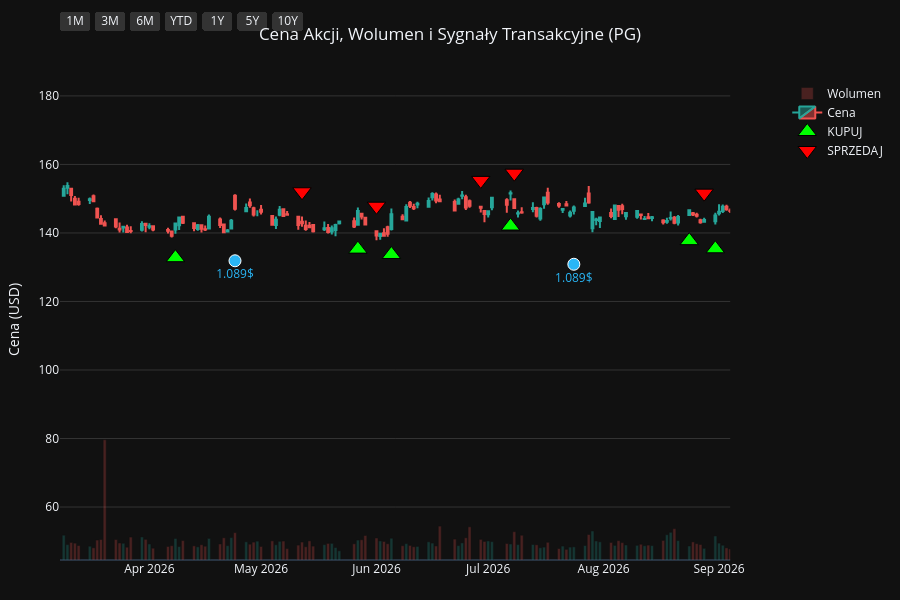
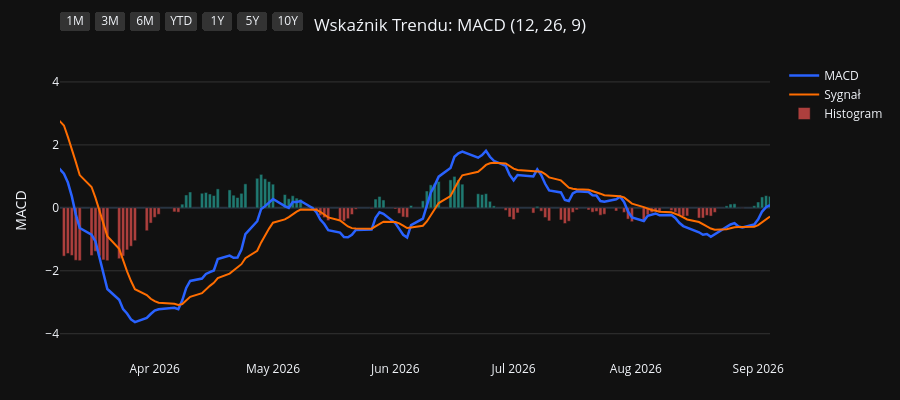
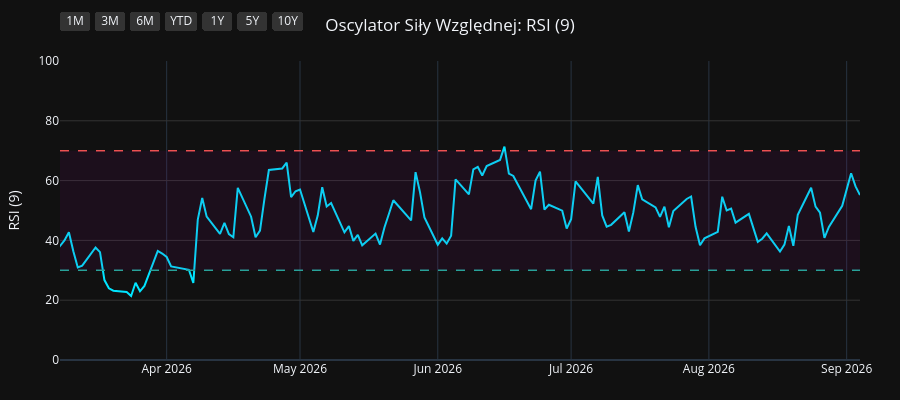
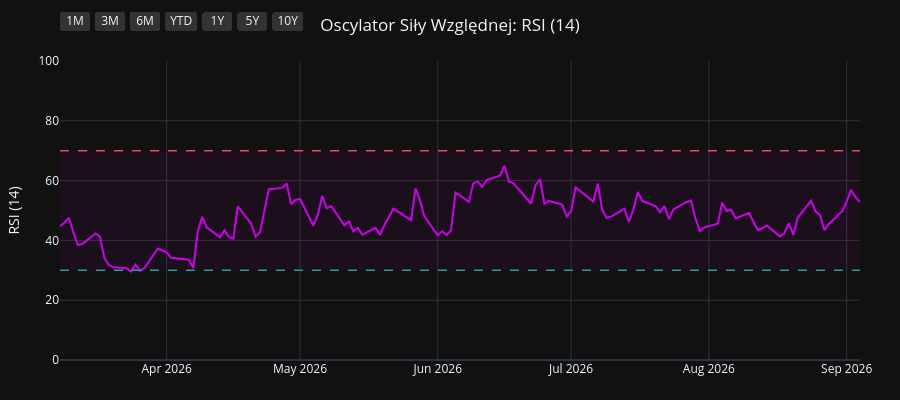

Write notebook code for charts like these, in order.
### Code cell
import os
import yfinance as yf
import pandas as pd
import pandas_ta as ta
import plotly.graph_objects as go
from plotly.subplots import make_subplots

# 1. Pobranie i przygotowanie danych
symbol = os.environ.get("STOCK_TICKER", "").strip().upper()
if not symbol:
    raise RuntimeError("Set STOCK_TICKER before running price_extractor.ipynb")
df = yf.Ticker(symbol).history(period="10y")
df.index = df.index.tz_localize(None)

# Wskaźniki i sygnały
df.ta.macd(fast=12, slow=26, signal=9, append=True)
df.ta.rsi(length=9, append=True)
df.ta.rsi(length=14, append=True)
df.ta.rsi(length=21, append=True)
df.dropna(inplace=True)

macd = df['MACD_12_26_9']
signal = df['MACDs_12_26_9']
wczorajszy_macd = macd.shift(1)
wczorajszy_signal = signal.shift(1)

df['Decyzja'] = 'BRAK'
df.loc[(macd > signal) & (wczorajszy_macd <= wczorajszy_signal), 'Decyzja'] = 'KUPUJ'
df.loc[(macd < signal) & (wczorajszy_macd >= wczorajszy_signal), 'Decyzja'] = 'SPRZEDAJ'

df_kupuj = df[df['Decyzja'] == 'KUPUJ']
df_sprzedaj = df[df['Decyzja'] == 'SPRZEDAJ']
df_dywidendy = df[df['Dividends'] > 0]
df_splity = df[df['Stock Splits'] > 0]

# Wspólna konfiguracja osi X
konfiguracja_osi_x = dict(
    type="date",
    showspikes=True, spikemode="across", spikesnap="cursor", spikedash="dot", spikecolor="#ffffff", spikethickness=1, hoverformat="%Y-%m-%d",
    rangeselector=dict(
        buttons=list([
            dict(count=1, label="1M", step="month", stepmode="backward"),
            dict(count=3, label="3M", step="month", stepmode="backward"),
            dict(count=6, label="6M", step="month", stepmode="backward"),
            dict(count=1, label="YTD", step="year", stepmode="todate"),
            dict(count=1, label="1Y", step="year", stepmode="backward"),
            dict(count=5, label="5Y", step="year", stepmode="backward"),
            dict(step="all", label="10Y")
        ]),
        bgcolor="#333333", activecolor="#2962ff", x=0, y=1.1
    )
)

# ==========================================
# WYKRES 1: CENA + WOLUMEN + SYGNAŁY
# ==========================================
fig1 = make_subplots(specs=[[{"secondary_y": True}]])

kolory_wolumenu = ['#26a69a' if row['Close'] >= row['Open'] else '#ef5350' for index, row in df.iterrows()]
fig1.add_trace(go.Bar(x=df.index, y=df['Volume'], marker_color=kolory_wolumenu, opacity=0.25, name='Wolumen'), secondary_y=True)
fig1.add_trace(go.Candlestick(x=df.index, open=df['Open'], high=df['High'], low=df['Low'], close=df['Close'], name='Cena', increasing_line_color='#26a69a', decreasing_line_color='#ef5350'), secondary_y=False)
fig1.add_trace(go.Scatter(x=df_kupuj.index, y=df_kupuj['Low'] * 0.95, customdata=df_kupuj[['Low', 'High']], mode='markers', marker=dict(symbol='triangle-up', size=16, color='#00ff00', line=dict(width=1, color='black')), name='KUPUJ', hovertemplate='KUPUJ<br>Najniższa: %{customdata[0]:.2f}<br>Najwyższa: %{customdata[1]:.2f}<extra></extra>'), secondary_y=False)
fig1.add_trace(go.Scatter(x=df_sprzedaj.index, y=df_sprzedaj['High'] * 1.05, customdata=df_sprzedaj[['Low', 'High']], mode='markers', marker=dict(symbol='triangle-down', size=16, color='#ff0000', line=dict(width=1, color='black')), name='SPRZEDAJ', hovertemplate='SPRZEDAJ<br>Najniższa: %{customdata[0]:.2f}<br>Najwyższa: %{customdata[1]:.2f}<extra></extra>'), secondary_y=False)

if not df_dywidendy.empty:
    fig1.add_trace(go.Scatter(x=df_dywidendy.index, y=df_dywidendy['Low'] * 0.90, mode='markers+text', marker=dict(symbol='circle', size=12, color='#29b6f6', line=dict(width=1, color='white')), text=df_dywidendy['Dividends'].apply(lambda x: f"{x}$"), textposition="bottom center", name='Dywidenda', showlegend=False, hovertemplate='Dywidenda: %{text}<extra></extra>', textfont=dict(color="#29b6f6")), secondary_y=False)
if not df_splity.empty:
                    fig1.add_trace(go.Scatter(x=df_splity.index, y=df_splity['High'], mode='markers+text', marker=dict(symbol='star', size=16, color='#ffee58', line=dict(width=1, color='black')), text=df_splity['Stock Splits'].apply(lambda x: f"{x:g}:1" if x >= 1 else f"1:{1 / x:g}"), textposition="top center", name='Split', hovertemplate='%{text}<extra></extra>', textfont=dict(color="#ffee58")), secondary_y=False)

fig1.update_layout(title=dict(text=f"Cena Akcji, Wolumen i Sygnały Transakcyjne ({symbol})", x=0.5, xanchor='center'), dragmode='pan', xaxis_rangeslider_visible=False, template='plotly_dark', height=600, hovermode='x unified', margin=dict(l=60, r=40, t=60, b=40))
fig1.update_xaxes(**konfiguracja_osi_x)
fig1.update_xaxes(range=[df.index.max() - pd.Timedelta(days=180), df.index.max()])
fig1.update_yaxes(title_text="Cena (USD)", secondary_y=False, gridcolor='#333333')
fig1.update_yaxes(range=[0, df['Volume'].max() * 4], showgrid=False, showticklabels=False, secondary_y=True)
fig1.show(config={'scrollZoom': True})

# ==========================================
# WYKRES 2: WSKAŹNIK MACD
# ==========================================
fig2 = go.Figure()
fig2.add_trace(go.Scatter(x=df.index, y=df['MACD_12_26_9'], line=dict(color='#2962ff', width=2.5), name='MACD'))
fig2.add_trace(go.Scatter(x=df.index, y=df['MACDs_12_26_9'], line=dict(color='#ff6d00', width=2), name='Sygnał'))
kolory_macd = ['#26a69a' if val >= 0 else '#ef5350' for val in df['MACDh_12_26_9']]
fig2.add_trace(go.Bar(x=df.index, y=df['MACDh_12_26_9'], marker_color=kolory_macd, name='Histogram', opacity=0.7))
fig2.update_layout(title=dict(text="Wskaźnik Trendu: MACD (12, 26, 9)", x=0.5, xanchor='center'), dragmode='pan', xaxis_rangeslider_visible=False, template='plotly_dark', height=400, hovermode='x unified', margin=dict(l=60, r=40, t=60, b=40))
fig2.update_xaxes(**konfiguracja_osi_x)
fig2.update_xaxes(range=[df.index.max() - pd.Timedelta(days=180), df.index.max()])
fig2.update_yaxes(title_text="MACD", gridcolor='#333333')
fig2.show(config={'scrollZoom': True})

# ==========================================
# WYKRES 3: OSCYLATOR RSI (9)
# ==========================================
fig3 = go.Figure()
fig3.add_trace(go.Scatter(x=df.index, y=df['RSI_9'], line=dict(color='#00e5ff', width=2), name='RSI (9)'))
fig3.add_hline(y=70, line_dash="dash", line_color="#ef5350", line_width=1.5)
fig3.add_hline(y=30, line_dash="dash", line_color="#26a69a", line_width=1.5)
fig3.add_hrect(y0=30, y1=70, line_width=0, fillcolor="purple", opacity=0.1)
fig3.update_layout(title=dict(text="Oscylator Siły Względnej: RSI (9)", x=0.5, xanchor='center'), dragmode='pan', xaxis_rangeslider_visible=False, template='plotly_dark', height=400, hovermode='x unified', margin=dict(l=60, r=40, t=60, b=40))
fig3.update_xaxes(**konfiguracja_osi_x)
fig3.update_xaxes(range=[df.index.max() - pd.Timedelta(days=180), df.index.max()])
fig3.update_yaxes(title_text="RSI (9)", range=[0, 100], gridcolor='#333333')
fig3.show(config={'scrollZoom': True})

# ==========================================
# WYKRES 4: OSCYLATOR RSI (14)
# ==========================================
fig4 = go.Figure()
fig4.add_trace(go.Scatter(x=df.index, y=df['RSI_14'], line=dict(color='#d500f9', width=2), name='RSI (14)'))
fig4.add_hline(y=70, line_dash="dash", line_color="#ef5350", line_width=1.5)
fig4.add_hline(y=30, line_dash="dash", line_color="#26a69a", line_width=1.5)
fig4.add_hrect(y0=30, y1=70, line_width=0, fillcolor="purple", opacity=0.1)
fig4.update_layout(title=dict(text="Oscylator Siły Względnej: RSI (14)", x=0.5, xanchor='center'), dragmode='pan', xaxis_rangeslider_visible=False, template='plotly_dark', height=400, hovermode='x unified', margin=dict(l=60, r=40, t=60, b=40))
fig4.update_xaxes(**konfiguracja_osi_x)
fig4.update_xaxes(range=[df.index.max() - pd.Timedelta(days=180), df.index.max()])
fig4.update_yaxes(title_text="RSI (14)", range=[0, 100], gridcolor='#333333')
fig4.show(config={'scrollZoom': True})

# ==========================================
# WYKRES 5: OSCYLATOR RSI (21)
# ==========================================
fig5 = go.Figure()
fig5.add_trace(go.Scatter(x=df.index, y=df['RSI_21'], line=dict(color='#64dd17', width=2), name='RSI (21)'))
fig5.add_hline(y=70, line_dash="dash", line_color="#ef5350", line_width=1.5)
fig5.add_hline(y=30, line_dash="dash", line_color="#26a69a", line_width=1.5)
fig5.add_hrect(y0=30, y1=70, line_width=0, fillcolor="purple", opacity=0.1)
fig5.update_layout(title=dict(text="Oscylator Siły Względnej: RSI (21)", x=0.5, xanchor='center'), dragmode='pan', xaxis_rangeslider_visible=False, template='plotly_dark', height=400, hovermode='x unified', margin=dict(l=60, r=40, t=60, b=40))
fig5.update_xaxes(**konfiguracja_osi_x)
fig5.update_xaxes(range=[df.index.max() - pd.Timedelta(days=180), df.index.max()])
fig5.update_yaxes(title_text="RSI (21)", range=[0, 100], gridcolor='#333333')
fig5.show(config={'scrollZoom': True})

### Figure 1 — Plotly figure (JSON) as saved in the notebook; plotly's stock layout.template omitted (floating-point values rounded to 4 significant figures; data arrays with more than 128 entries replaced by an {"elided": "..."} marker saying what was removed)
{"data": [{"marker": {"color": {"elided": "2481 str values"}}, "name": "Wolumen", "opacity": 0.25, "type": "bar", "x": {"elided": "2481 str values"}, "xaxis": "x", "y": {"elided": "2481 int values"}, "yaxis": "y2"}, {"close": {"elided": "2481 float values"}, "decreasing": {"line": {"color": "#ef5350"}}, "high": {"elided": "2481 float values"}, "increasing": {"line": {"color": "#26a69a"}}, "low": {"elided": "2481 float values"}, "name": "Cena", "open": {"elided": "2481 float values"}, "type": "candlestick", "x": {"elided": "2481 str values"}, "xaxis": "x", "yaxis": "y"}, {"customdata": {"elided": "104x2 float values"}, "hovertemplate": "KUPUJ<br>Najniższa: %{customdata[0]:.2f}<br>Najwyższa: %{customdata[1]:.2f}<extra></extra>", "marker": {"color": "#00ff00", "line": {"color": "black", "width": 1}, "size": 16, "symbol": "triangle-up"}, "mode": "markers", "name": "KUPUJ", "type": "scatter", "x": ["2016-11-01T00:00:00", "2016-11-08T00:00:00", "2016-12-05T00:00:00", "2017-01-17T00:00:00", "2017-02-15T00:00:00", "2017-04-18T00:00:00", "2017-04-25T00:00:00", "2017-05-19T00:00:00", "2017-07-18T00:00:00", "2017-09-20T00:00:00", "2017-10-13T00:00:00", "2017-11-08T00:00:00", "2018-01-22T00:00:00", "2018-02-20T00:00:00", "2018-02-22T00:00:00", "2018-03-02T00:00:00", "2018-03-28T00:00:00", "2018-05-09T00:00:00", "2018-07-27T00:00:00", "2018-08-16T00:00:00", "2018-09-19T00:00:00", "2018-10-19T00:00:00", "2018-12-14T00:00:00", "2019-01-18T00:00:00", "2019-01-23T00:00:00", "2019-03-14T00:00:00", "2019-04-08T00:00:00", "2019-04-15T00:00:00", "2019-05-16T00:00:00", "2019-06-07T00:00:00", "2019-07-03T00:00:00", "2019-07-30T00:00:00", "2019-08-16T00:00:00", "2019-08-27T00:00:00", "2019-09-26T00:00:00", "2019-10-23T00:00:00", "2019-11-19T00:00:00", "2019-11-26T00:00:00", "2020-01-15T00:00:00", "2020-02-05T00:00:00", "2020-02-21T00:00:00", "2020-03-30T00:00:00", "2020-05-28T00:00:00", "2020-07-01T00:00:00", "2020-08-25T00:00:00", "2020-10-06T00:00:00", "2020-11-06T00:00:00", "2020-11-12T00:00:00", "2020-12-17T00:00:00", "2021-02-10T00:00:00", "2021-03-08T00:00:00", "2021-05-10T00:00:00", "2021-06-28T00:00:00", "2021-08-13T00:00:00", "2021-09-14T00:00:00", "2021-10-11T00:00:00", "2021-10-26T00:00:00", "2021-12-06T00:00:00", "2022-02-03T00:00:00", "2022-03-18T00:00:00", "2022-06-02T00:00:00", "2022-06-23T00:00:00", "2022-07-25T00:00:00", "2022-08-03T00:00:00", "2022-10-17T00:00:00", "2023-02-17T00:00:00", "2023-04-21T00:00:00", "2023-06-13T00:00:00", "2023-07-20T00:00:00", "2023-09-18T00:00:00", "2023-10-16T00:00:00", "2023-11-30T00:00:00", "2023-12-28T00:00:00", "2024-02-23T00:00:00", "2024-04-19T00:00:00", "2024-06-10T00:00:00", "2024-06-18T00:00:00", "2024-07-17T00:00:00", "2024-08-05T00:00:00", "2024-08-20T00:00:00", "2024-08-30T00:00:00", "2024-10-15T00:00:00", "2024-11-13T00:00:00", "2025-01-22T00:00:00", "2025-02-21T00:00:00", "2025-04-01T00:00:00", "2025-04-14T00:00:00", "2025-05-15T00:00:00", "2025-07-02T00:00:00", "2025-07-22T00:00:00", "2025-08-11T00:00:00", "2025-09-17T00:00:00", "2025-10-20T00:00:00", "2025-11-13T00:00:00", "2025-11-18T00:00:00", "2025-12-16T00:00:00", "2026-01-12T00:00:00", "2026-02-23T00:00:00", "2026-04-08T00:00:00", "2026-05-27T00:00:00", "2026-06-05T00:00:00", "2026-07-07T00:00:00", "2026-08-24T00:00:00", "2026-08-31T00:00:00"], "xaxis": "x", "y": [63.05, 63.13, 60.13, 61.15, 66.0, 66.39, 66.25, 63.44, 64.76, 70.02, 69.1, 65.26, 68.77, 61.42, 60.74, 59.41, 59.06, 54.85, 61.31, 63.51, 64.63, 66.05, 74.74, 71.42, 73.46, 79.02, 81.2, 82.21, 84.21, 85.12, 88.36, 94.47, 93.51, 95.25, 98.23, 97.5, 96.94, 96.36, 100.0, 101.0, 101.4, 88.71, 93.11, 96.36, 112.4, 113.2, 116.8, 115.7, 113.1, 105.6, 103.4, 112.7, 111.9, 119.2, 121.1, 118.4, 118.7, 126.3, 136.6, 125.3, 121.2, 118.1, 121.9, 120.5, 107.7, 118.4, 134.8, 125.9, 130.0, 134.8, 127.7, 132.6, 128.1, 142.4, 137.4, 148.6, 149.4, 149.7, 150.0, 151.3, 152.7, 155.6, 150.0, 148.9, 151.1, 154.0, 151.0, 145.5, 146.5, 143.0, 141.5, 146.2, 139.6, 137.2, 135.2, 134.4, 131.7, 150.0, 132.8, 135.3, 133.7, 142.0, 137.8, 135.4], "yaxis": "y"}, {"customdata": {"elided": "103x2 float values"}, "hovertemplate": "SPRZEDAJ<br>Najniższa: %{customdata[0]:.2f}<br>Najwyższa: %{customdata[1]:.2f}<extra></extra>", "marker": {"color": "#ff0000", "line": {"color": "black", "width": 1}, "size": 16, "symbol": "triangle-down"}, "mode": "markers", "name": "SPRZEDAJ", "type": "scatter", "x": ["2016-11-04T00:00:00", "2016-11-10T00:00:00", "2017-01-10T00:00:00", "2017-02-14T00:00:00", "2017-03-02T00:00:00", "2017-04-21T00:00:00", "2017-04-26T00:00:00", "2017-06-27T00:00:00", "2017-08-23T00:00:00", "2017-09-21T00:00:00", "2017-10-20T00:00:00", "2018-01-02T00:00:00", "2018-01-23T00:00:00", "2018-02-21T00:00:00", "2018-03-01T00:00:00", "2018-03-22T00:00:00", "2018-04-19T00:00:00", "2018-07-19T00:00:00", "2018-08-10T00:00:00", "2018-08-23T00:00:00", "2018-09-25T00:00:00", "2018-11-20T00:00:00", "2018-12-17T00:00:00", "2019-01-22T00:00:00", "2019-02-25T00:00:00", "2019-04-04T00:00:00", "2019-04-10T00:00:00", "2019-04-23T00:00:00", "2019-05-22T00:00:00", "2019-06-27T00:00:00", "2019-07-23T00:00:00", "2019-08-05T00:00:00", "2019-08-23T00:00:00", "2019-09-10T00:00:00", "2019-10-02T00:00:00", "2019-11-05T00:00:00", "2019-11-22T00:00:00", "2019-12-23T00:00:00", "2020-01-31T00:00:00", "2020-02-11T00:00:00", "2020-02-24T00:00:00", "2020-04-29T00:00:00", "2020-06-24T00:00:00", "2020-08-19T00:00:00", "2020-08-26T00:00:00", "2020-10-22T00:00:00", "2020-11-09T00:00:00", "2020-11-18T00:00:00", "2021-01-13T00:00:00", "2021-02-26T00:00:00", "2021-04-14T00:00:00", "2021-05-27T00:00:00", "2021-08-11T00:00:00", "2021-08-23T00:00:00", "2021-09-16T00:00:00", "2021-10-21T00:00:00", "2021-11-30T00:00:00", "2022-01-06T00:00:00", "2022-02-07T00:00:00", "2022-05-02T00:00:00", "2022-06-09T00:00:00", "2022-07-20T00:00:00", "2022-07-29T00:00:00", "2022-08-24T00:00:00", "2022-12-15T00:00:00", "2023-04-18T00:00:00", "2023-05-04T00:00:00", "2023-07-11T00:00:00", "2023-08-14T00:00:00", "2023-09-20T00:00:00", "2023-11-20T00:00:00", "2023-12-05T00:00:00", "2024-02-12T00:00:00", "2024-02-26T00:00:00", "2024-05-23T00:00:00", "2024-06-12T00:00:00", "2024-06-25T00:00:00", "2024-07-30T00:00:00", "2024-08-15T00:00:00", "2024-08-28T00:00:00", "2024-09-18T00:00:00", "2024-10-23T00:00:00", "2024-12-09T00:00:00", "2025-02-18T00:00:00", "2025-03-12T00:00:00", "2025-04-04T00:00:00", "2025-04-24T00:00:00", "2025-06-06T00:00:00", "2025-07-09T00:00:00", "2025-07-31T00:00:00", "2025-09-15T00:00:00", "2025-09-18T00:00:00", "2025-11-04T00:00:00", "2025-11-17T00:00:00", "2025-12-04T00:00:00", "2026-01-05T00:00:00", "2026-02-19T00:00:00", "2026-03-03T00:00:00", "2026-05-12T00:00:00", "2026-06-01T00:00:00", "2026-06-29T00:00:00", "2026-07-08T00:00:00", "2026-08-28T00:00:00"], "xaxis": "x", "y": [69.89, 69.06, 68.04, 71.65, 74.39, 73.07, 73.66, 73.13, 76.43, 77.95, 74.76, 76.4, 75.54, 68.5, 66.39, 64.91, 63.99, 67.53, 69.72, 71.29, 71.98, 80.69, 83.02, 79.56, 87.1, 89.89, 91.05, 90.91, 93.48, 96.29, 102.0, 102.2, 105.6, 106.5, 108.7, 105.8, 106.7, 111.3, 113.0, 112.4, 112.6, 105.7, 105.7, 122.9, 125.6, 129.4, 133.2, 128.8, 125.1, 115.7, 123.8, 126.9, 132.3, 134.2, 134.1, 131.2, 138.0, 153.5, 151.6, 152.2, 138.0, 135.5, 134.7, 139.2, 144.7, 145.3, 151.0, 143.7, 152.8, 150.2, 147.5, 149.0, 154.9, 158.4, 166.2, 165.8, 167.0, 161.5, 168.8, 170.3, 175.0, 170.3, 173.9, 166.9, 173.0, 174.8, 163.1, 167.4, 160.3, 155.0, 161.7, 162.2, 153.6, 152.0, 151.4, 145.2, 165.5, 167.8, 152.0, 147.8, 155.3, 157.4, 151.6], "yaxis": "y"}, {"hovertemplate": "Dywidenda: %{text}<extra></extra>", "marker": {"color": "#29b6f6", "line": {"color": "white", "width": 1}, "size": 12, "symbol": "circle"}, "mode": "markers+text", "name": "Dywidenda", "showlegend": false, "text": ["0.67$", "0.69$", "0.69$", "0.69$", "0.69$", "0.717$", "0.717$", "0.717$", "0.717$", "0.746$", "0.746$", "0.746$", "0.746$", "0.791$", "0.791$", "0.791$", "0.791$", "0.87$", "0.87$", "0.87$", "0.87$", "0.913$", "0.913$", "0.913$", "0.913$", "0.941$", "0.941$", "0.941$", "0.941$", "1.007$", "1.007$", "1.007$", "1.007$", "1.057$", "1.057$", "1.057$", "1.057$", "1.089$", "1.089$"], "textfont": {"color": "#29b6f6"}, "textposition": "bottom center", "type": "scatter", "x": ["2017-01-18T00:00:00", "2017-04-19T00:00:00", "2017-07-19T00:00:00", "2017-10-19T00:00:00", "2018-01-18T00:00:00", "2018-04-19T00:00:00", "2018-07-19T00:00:00", "2018-10-18T00:00:00", "2019-01-17T00:00:00", "2019-04-17T00:00:00", "2019-07-18T00:00:00", "2019-10-17T00:00:00", "2020-01-23T00:00:00", "2020-04-23T00:00:00", "2020-07-23T00:00:00", "2020-10-22T00:00:00", "2021-01-21T00:00:00", "2021-04-22T00:00:00", "2021-07-22T00:00:00", "2021-10-21T00:00:00", "2022-01-20T00:00:00", "2022-04-21T00:00:00", "2022-07-21T00:00:00", "2022-10-20T00:00:00", "2023-01-19T00:00:00", "2023-04-20T00:00:00", "2023-07-20T00:00:00", "2023-10-19T00:00:00", "2024-01-18T00:00:00", "2024-04-18T00:00:00", "2024-07-19T00:00:00", "2024-10-18T00:00:00", "2025-01-24T00:00:00", "2025-04-21T00:00:00", "2025-07-18T00:00:00", "2025-10-24T00:00:00", "2026-01-23T00:00:00", "2026-04-24T00:00:00", "2026-07-24T00:00:00"], "xaxis": "x", "y": [58.89, 62.78, 61.93, 64.92, 64.36, 53.75, 56.93, 58.99, 67.15, 78.85, 86.48, 88.36, 94.3, 90.63, 97.04, 109.6, 102.0, 105.4, 108.2, 110.8, 128.2, 130.8, 112.6, 103.4, 116.8, 124.3, 123.2, 123.2, 123.7, 132.2, 142.5, 144.5, 140.8, 142.7, 134.3, 133.4, 132.8, 131.9, 130.9], "yaxis": "y"}], "layout": {"dragmode": "pan", "height": 600, "hovermode": "x unified", "margin": {"b": 40, "l": 60, "r": 40, "t": 60}, "title": {"text": "Cena Akcji, Wolumen i Sygnały Transakcyjne (PG)", "x": 0.5, "xanchor": "center"}, "xaxis": {"anchor": "y", "domain": [0.0, 0.94], "hoverformat": "%Y-%m-%d", "range": ["2026-03-08T00:00:00", "2026-09-04T00:00:00"], "rangeselector": {"activecolor": "#2962ff", "bgcolor": "#333333", "buttons": [{"count": 1, "label": "1M", "step": "month", "stepmode": "backward"}, {"count": 3, "label": "3M", "step": "month", "stepmode": "backward"}, {"count": 6, "label": "6M", "step": "month", "stepmode": "backward"}, {"count": 1, "label": "YTD", "step": "year", "stepmode": "todate"}, {"count": 1, "label": "1Y", "step": "year", "stepmode": "backward"}, {"count": 5, "label": "5Y", "step": "year", "stepmode": "backward"}, {"label": "10Y", "step": "all"}], "x": 0, "y": 1.1}, "rangeslider": {"visible": false}, "showspikes": true, "spikecolor": "#ffffff", "spikedash": "dot", "spikemode": "across", "spikesnap": "cursor", "spikethickness": 1, "type": "date"}, "yaxis": {"anchor": "x", "domain": [0.0, 1.0], "gridcolor": "#333333", "title": {"text": "Cena (USD)"}}, "yaxis2": {"anchor": "x", "overlaying": "y", "range": [0, 242483600], "showgrid": false, "showticklabels": false, "side": "right"}}}

### Figure 2 — Plotly figure (JSON) as saved in the notebook; plotly's stock layout.template omitted (floating-point values rounded to 4 significant figures; data arrays with more than 128 entries replaced by an {"elided": "..."} marker saying what was removed)
{"data": [{"line": {"color": "#2962ff", "width": 2.5}, "name": "MACD", "type": "scatter", "x": {"elided": "2481 str values"}, "y": {"elided": "2481 float values"}}, {"line": {"color": "#ff6d00", "width": 2}, "name": "Sygnał", "type": "scatter", "x": {"elided": "2481 str values"}, "y": {"elided": "2481 float values"}}, {"marker": {"color": {"elided": "2481 str values"}}, "name": "Histogram", "opacity": 0.7, "type": "bar", "x": {"elided": "2481 str values"}, "y": {"elided": "2481 float values"}}], "layout": {"dragmode": "pan", "height": 400, "hovermode": "x unified", "margin": {"b": 40, "l": 60, "r": 40, "t": 60}, "title": {"text": "Wskaźnik Trendu: MACD (12, 26, 9)", "x": 0.5, "xanchor": "center"}, "xaxis": {"hoverformat": "%Y-%m-%d", "range": ["2026-03-08T00:00:00", "2026-09-04T00:00:00"], "rangeselector": {"activecolor": "#2962ff", "bgcolor": "#333333", "buttons": [{"count": 1, "label": "1M", "step": "month", "stepmode": "backward"}, {"count": 3, "label": "3M", "step": "month", "stepmode": "backward"}, {"count": 6, "label": "6M", "step": "month", "stepmode": "backward"}, {"count": 1, "label": "YTD", "step": "year", "stepmode": "todate"}, {"count": 1, "label": "1Y", "step": "year", "stepmode": "backward"}, {"count": 5, "label": "5Y", "step": "year", "stepmode": "backward"}, {"label": "10Y", "step": "all"}], "x": 0, "y": 1.1}, "rangeslider": {"visible": false}, "showspikes": true, "spikecolor": "#ffffff", "spikedash": "dot", "spikemode": "across", "spikesnap": "cursor", "spikethickness": 1, "type": "date"}, "yaxis": {"gridcolor": "#333333", "title": {"text": "MACD"}}}}

### Figure 3 — Plotly figure (JSON) as saved in the notebook; plotly's stock layout.template omitted (floating-point values rounded to 4 significant figures; data arrays with more than 128 entries replaced by an {"elided": "..."} marker saying what was removed)
{"data": [{"line": {"color": "#00e5ff", "width": 2}, "name": "RSI (9)", "type": "scatter", "x": {"elided": "2481 str values"}, "y": {"elided": "2481 float values"}}], "layout": {"dragmode": "pan", "height": 400, "hovermode": "x unified", "margin": {"b": 40, "l": 60, "r": 40, "t": 60}, "shapes": [{"line": {"color": "#ef5350", "dash": "dash", "width": 1.5}, "type": "line", "x0": 0, "x1": 1, "xref": "x domain", "y0": 70, "y1": 70, "yref": "y"}, {"line": {"color": "#26a69a", "dash": "dash", "width": 1.5}, "type": "line", "x0": 0, "x1": 1, "xref": "x domain", "y0": 30, "y1": 30, "yref": "y"}, {"fillcolor": "purple", "line": {"width": 0}, "opacity": 0.1, "type": "rect", "x0": 0, "x1": 1, "xref": "x domain", "y0": 30, "y1": 70, "yref": "y"}], "title": {"text": "Oscylator Siły Względnej: RSI (9)", "x": 0.5, "xanchor": "center"}, "xaxis": {"hoverformat": "%Y-%m-%d", "range": ["2026-03-08T00:00:00", "2026-09-04T00:00:00"], "rangeselector": {"activecolor": "#2962ff", "bgcolor": "#333333", "buttons": [{"count": 1, "label": "1M", "step": "month", "stepmode": "backward"}, {"count": 3, "label": "3M", "step": "month", "stepmode": "backward"}, {"count": 6, "label": "6M", "step": "month", "stepmode": "backward"}, {"count": 1, "label": "YTD", "step": "year", "stepmode": "todate"}, {"count": 1, "label": "1Y", "step": "year", "stepmode": "backward"}, {"count": 5, "label": "5Y", "step": "year", "stepmode": "backward"}, {"label": "10Y", "step": "all"}], "x": 0, "y": 1.1}, "rangeslider": {"visible": false}, "showspikes": true, "spikecolor": "#ffffff", "spikedash": "dot", "spikemode": "across", "spikesnap": "cursor", "spikethickness": 1, "type": "date"}, "yaxis": {"gridcolor": "#333333", "range": [0, 100], "title": {"text": "RSI (9)"}}}}

### Figure 4 — Plotly figure (JSON) as saved in the notebook; plotly's stock layout.template omitted (floating-point values rounded to 4 significant figures; data arrays with more than 128 entries replaced by an {"elided": "..."} marker saying what was removed)
{"data": [{"line": {"color": "#d500f9", "width": 2}, "name": "RSI (14)", "type": "scatter", "x": {"elided": "2481 str values"}, "y": {"elided": "2481 float values"}}], "layout": {"dragmode": "pan", "height": 400, "hovermode": "x unified", "margin": {"b": 40, "l": 60, "r": 40, "t": 60}, "shapes": [{"line": {"color": "#ef5350", "dash": "dash", "width": 1.5}, "type": "line", "x0": 0, "x1": 1, "xref": "x domain", "y0": 70, "y1": 70, "yref": "y"}, {"line": {"color": "#26a69a", "dash": "dash", "width": 1.5}, "type": "line", "x0": 0, "x1": 1, "xref": "x domain", "y0": 30, "y1": 30, "yref": "y"}, {"fillcolor": "purple", "line": {"width": 0}, "opacity": 0.1, "type": "rect", "x0": 0, "x1": 1, "xref": "x domain", "y0": 30, "y1": 70, "yref": "y"}], "title": {"text": "Oscylator Siły Względnej: RSI (14)", "x": 0.5, "xanchor": "center"}, "xaxis": {"hoverformat": "%Y-%m-%d", "range": ["2026-03-08T00:00:00", "2026-09-04T00:00:00"], "rangeselector": {"activecolor": "#2962ff", "bgcolor": "#333333", "buttons": [{"count": 1, "label": "1M", "step": "month", "stepmode": "backward"}, {"count": 3, "label": "3M", "step": "month", "stepmode": "backward"}, {"count": 6, "label": "6M", "step": "month", "stepmode": "backward"}, {"count": 1, "label": "YTD", "step": "year", "stepmode": "todate"}, {"count": 1, "label": "1Y", "step": "year", "stepmode": "backward"}, {"count": 5, "label": "5Y", "step": "year", "stepmode": "backward"}, {"label": "10Y", "step": "all"}], "x": 0, "y": 1.1}, "rangeslider": {"visible": false}, "showspikes": true, "spikecolor": "#ffffff", "spikedash": "dot", "spikemode": "across", "spikesnap": "cursor", "spikethickness": 1, "type": "date"}, "yaxis": {"gridcolor": "#333333", "range": [0, 100], "title": {"text": "RSI (14)"}}}}
